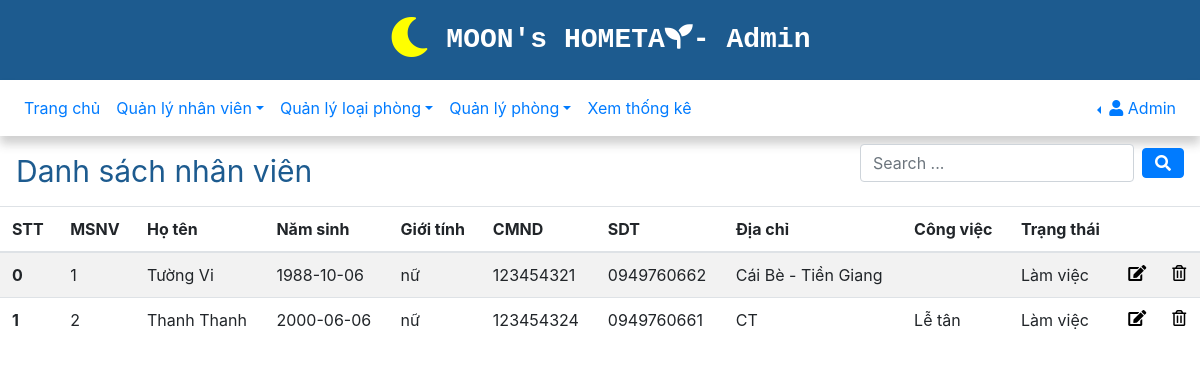
The page /Admin_xuly/Admin.php?d=dsnv on the database its author committed.
### tables this page shows
CREATE TABLE `nhanvien` (
  `MSNV` int(11) NOT NULL,
  `Hoten_NV` varchar(50) NOT NULL,
  `NgaysinhNV` date DEFAULT NULL,
  `Gt` varchar(3) DEFAULT NULL,
  `CMND_NV` char(9) NOT NULL,
  `DiaChi_NV` varchar(100) DEFAULT NULL,
  `SDT_NV` char(10) NOT NULL,
  `Chucvu` varchar(50) DEFAULT NULL,
  `Trangthaicv` varchar(32) DEFAULT 'Làm việc',
  `Hinhanh` varchar(200) DEFAULT NULL,
  `Ngayvaolam` timestamp NOT NULL DEFAULT current_timestamp() ON UPDATE current_timestamp()
);

### Admin_xuly/DS_nv.php (the view, shortened to what this page needs)
<?php
require("../connect.php");
?>
<!DOCTYPE html>
<html lang="en" dir="ltr">
<head>
</head>
<body>
  <nav class="navbar navbar-expand-md ">
    <ul class="navbar-nav mr-auto">
      <span class="" style="font-size:30px; color:#1D5B8F;">Danh sách nhân viên</span>
    </ul>
    <ul class="navbar-nav ml-auto">
      <form class="form-inline" action="#" method="get">
        <input type="text" class="form-control mr-sm-2" id="Timkiem" name="" value="" placeholder="Search ...">
        <button type="submit" class="btn btn-primary" name="button"><i class="fas fa-search"></i> </button>
      </form>
    </ul>
  </nav>
  <table class="table table-striped table-hover" id="table">
    <thead>
      <tr>
        <th scope="col">STT</th>
        <th scope="col">MSNV</th>
        <th scope="col">Họ tên</th>
        <th scope="col">Năm sinh</th>
        <th scope="col">Giới tính</th>
        <th scope="col">CMND</th>
        <th scope="col">SDT</th>
        <th scope="col">Địa chỉ</th>
        <th scope="col">Công việc</th>
        <th scope="col">Trạng thái</th>
        <th scope="col"></th>
        <th scope="col"></th>
      </tr>
    </thead>
    <tbody>
      <tr>
        <?php
        $n = 0;
        $sql = "select * from Nhanvien";
        $query = mysqli_query($conn, $sql);
        if (mysqli_num_rows($query) != 0) {
          while ($row = mysqli_fetch_array($query)) {
        ?>
            <th scope="row"> <?php echo $n ?> </th>
            <td id="ma"> <?php echo $row['MSNV']; ?> </td>
            <td id="hoten"> <?php echo $row['Hoten_NV'] ?> </td>
            <td id="ngaysinh"><?php echo $row['NgaysinhNV']; ?></td>
            <td id="gioitinh"><?php echo $row['Gt']; ?></td>
            <td id="cmnd"> <?php echo $row['CMND_NV']; ?> </td>
            <td id="sdt"> <?php echo $row['SDT_NV']; ?></td>
            <td id="diachi"> <?php echo $row['DiaChi_NV']; ?></td>
            <td id="congviec "> <?php echo $row['Chucvu']; ?></td>
            <td id="trangthai "> <?php echo $row['Trangthaicv']; ?></td>
            <td> <a style="color:black;" href="ThongtinNhanvien.php?id= <?php echo $row['MSNV']; ?>">
               <i class="fas fa-edit"></i> </a> </td>
            <td> <a style="color:black;" href="XoaNV.php?id= <?php echo $row['MSNV']; ?>" >
                  <i class="far fa-trash-alt"></i>
               </a> </td>
      </tr>
  <?php
            $n = $n + 1;
          }
        }
  ?>
    </tbody>
  </table>
</body>
</html>

### Admin_xuly/nav.php (shortened to what this page needs)
  <head>
    <link rel="stylesheet" href="https://cdnjs.cloudflare.com/ajax/libs/font-awesome/5.15.1/css/all.min.css" />
   <link rel="stylesheet" href="https://cdn.jsdelivr.net/npm/bootstrap@4.6.0/dist/css/bootstrap.min.css">
  </head>
    <div class="fluid-container ">
      <header>
        <h3 class="text-center   text-justify font-weight-bold text-monospace mx-auto">
          <span class=" align-top"><i class="fas fa-moon " style="color:yellow; font-size: 40px;"></i></span>
          <span class=" align-bottom">MOON's</span>
          <span class=" align-bottom">HOMETA<i class="fas fa-seedling"></i>- Admin</span>
        </h3>
      </header>
           <nav class="navbar navbar-expand-md navdrop">
             <ul class="navbar-nav mr-auto">
               <li class="nav-item">
                 <ul class="navbar-nav mr-auto">
                   <a href="Admin.php?d=trangchu" class="nav-link">Trang chủ</a>
                 </ul>
               </li>
               <li class="nav-item">
                 <ul class="navbar-nav mr-auto">
                    <div class="dropdown">
                      <a  href="#"   class="dropdown-toggle nav-link" data-toggle="dropdown" aria-haspopup="true" aria-expanded="false">Quản lý nhân viên</a>
                    </div>
                 </ul>
               </li>
               <li>
                 <ul class="navbar-nav mr-auto">
                   <div class="dropdown">
                     <a class="dropdown-toggle nav-link" data-toggle="dropdown" aria-haspopup="true" aria-expanded="false" href="#">Quản lý loại phòng</a>
                   </div>
                 </ul>
               </li>
               <li>
                 <ul class="navbar-nav mr-auto">
                   <div class="dropdown">
                     <a class="dropdown-toggle nav-link" data-toggle="dropdown" aria-haspopup="true" aria-expanded="false" href="#">Quản lý phòng</a>
                   </div>
                 </ul>
               </li>
              <li> <a class="nav-link" href="Admin.php?d=xemthongke">Xem thống kê</a>
                   </li>
             </ul>
             <ul class="navbar-nav ml-auto">
               <li class="nav-item" >
                 <div class="dropleft">
                   <a class="dropdown-toggle nav-link" data-toggle="dropdown" aria-haspopup="true" aria-expanded="false"  href="#">
                     <i class="fas fa-user"></i> Admin </a>
                 </div>
                </li>
             </ul>
           </nav>
</div>

### Admin_xuly/Admin.php (shortened to what this page needs)
<?php
      include("nav.php");
     if(isset($_GET['d'])){
       $choose = $_GET['d'];;
     }else
      {
        $choose ="";
      }
 ?>
 <!DOCTYPE html>
 <html lang="en" dir="ltr">
   <head>
   </head>
   <body>
     <div class="fluid-container">
         <?php
         if(isset($_GET['d'])){
           switch($choose){
             case 'dsnv':
                require "DS_nv.php";
                break;
           }
         }
          ?>
     </div>
   </body>
 </html>

### Admin_xuly/nav.php (style rules this page uses)
header { background-color: #1D5B8F; height: 80px; color: white; border: 1px black; padding: 5px; }
header >h3 { padding-top: 12px; }
.navdrop { box-shadow: 0px 8px 9px 0px rgba(69, 69, 69, 0.25); opacity: 0.0 - 1.0; }

### rows shown on the page
nhanvien: MSNV "1", Hoten_NV "Tường Vi", NgaysinhNV "1988-10-06", Gt "nữ", CMND_NV "123454321", SDT_NV "0949760662", DiaChi_NV "Cái Bè - Tiền Giang", Trangthaicv "Làm việc"
nhanvien: MSNV "2", Hoten_NV "Thanh Thanh", NgaysinhNV "2000-06-06", Gt "nữ", CMND_NV "123454324", SDT_NV "0949760661", DiaChi_NV "CT", Chucvu "Lễ tân", Trangthaicv "Làm việc"
